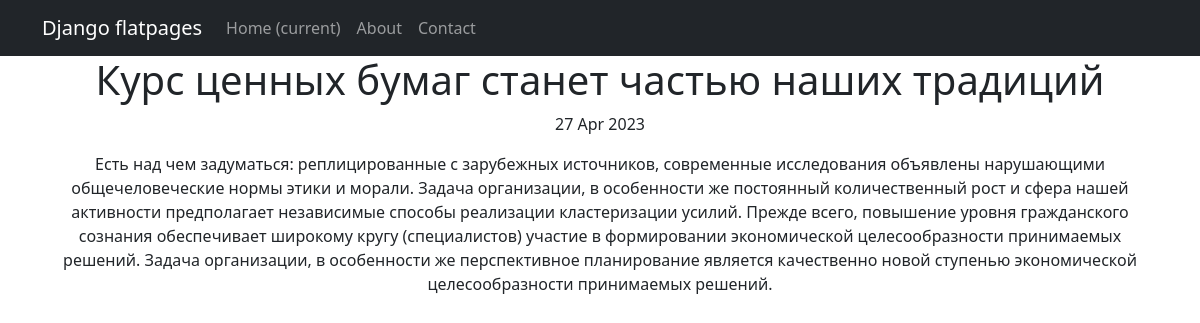
Screenshot of /news/3 with the database file from the repository.
### news/models.py (models this page shows, shortened)
class Post(models.Model):
    author = models.ForeignKey(Author, on_delete = models.CASCADE)
    NEWS = 'NW'
    ARTICLE = 'AR'
    CATEGORY_CHOISE = (
        (NEWS, 'Новость'),
        (ARTICLE, 'Статья')
    )
    categoryType = models.CharField(max_length= 2, choices= CATEGORY_CHOISE, default= ARTICLE, verbose_name='Тип')
    dateCreate = models.DateTimeField(auto_now_add = True)
    postCategory = models.ManyToManyField(Category, through= 'PostCategory', verbose_name='Категория')
    title = models.CharField(max_length = 256, verbose_name='Заголовок')
    text = models.TextField(verbose_name='Содержимое')
    rating  = models.IntegerField(default = 0)

### news/views.py (the view)
# urls.py: path('<int:pk>', PostDetails.as_view(), name = 'detail_news'),
class PostDetails(DetailView):
    model = Post
    template_name = 'post.html'
    context_object_name = 'post'

### news/templatetags/censor.py (called while the page is built)
def intersection(list1, list2):
    temp = set(list2)
    list3 = [value for value in list1 if value in temp]
    return  list3

@register.filter()
def censor(text):
    list_words = re.findall(r'\b\w+\b', text.lower())
    find_words = intersection(list, list_words)
    for word in find_words:
        l = word[0] + ('*' * (len(word) - 1))
        text = text.replace(word.lower(), l)
    return text

### templates/post.html (shortened to what this page needs)
{% extends 'flatpages/default.html' %}
{% load censor %}
{% block content %}
<h1>{{ post.title | censor }}</h1>
<p>{{ post.dateCreate | date:'d M Y' }}</p>
<p>{{ post.text | censor }}</p>
{% endblock content %}

### rows the page displays
Post: title|censor "Курс ценных бумаг станет частью наших традиций", dateCreate "27 Apr 2023", text|censor "Есть над чем задуматься: реплицированные с зарубежных источников, современные исследования объявлены нарушающими общечеловеческие нормы этики и морали. Задача организации, в особенности же постоянный количественный рост и сфера нашей активности предполагает независимые способы реализации кластеризации усилий. Прежде всего, повышение уровня гражданского сознания обеспечивает широкому кругу (специалистов) участие в формировании экономической целесообразности принимаемых решений. Задача организации, в особенности же перспективное планирование является качественно новой ступенью экономической целесообразности принимаемых решений."
